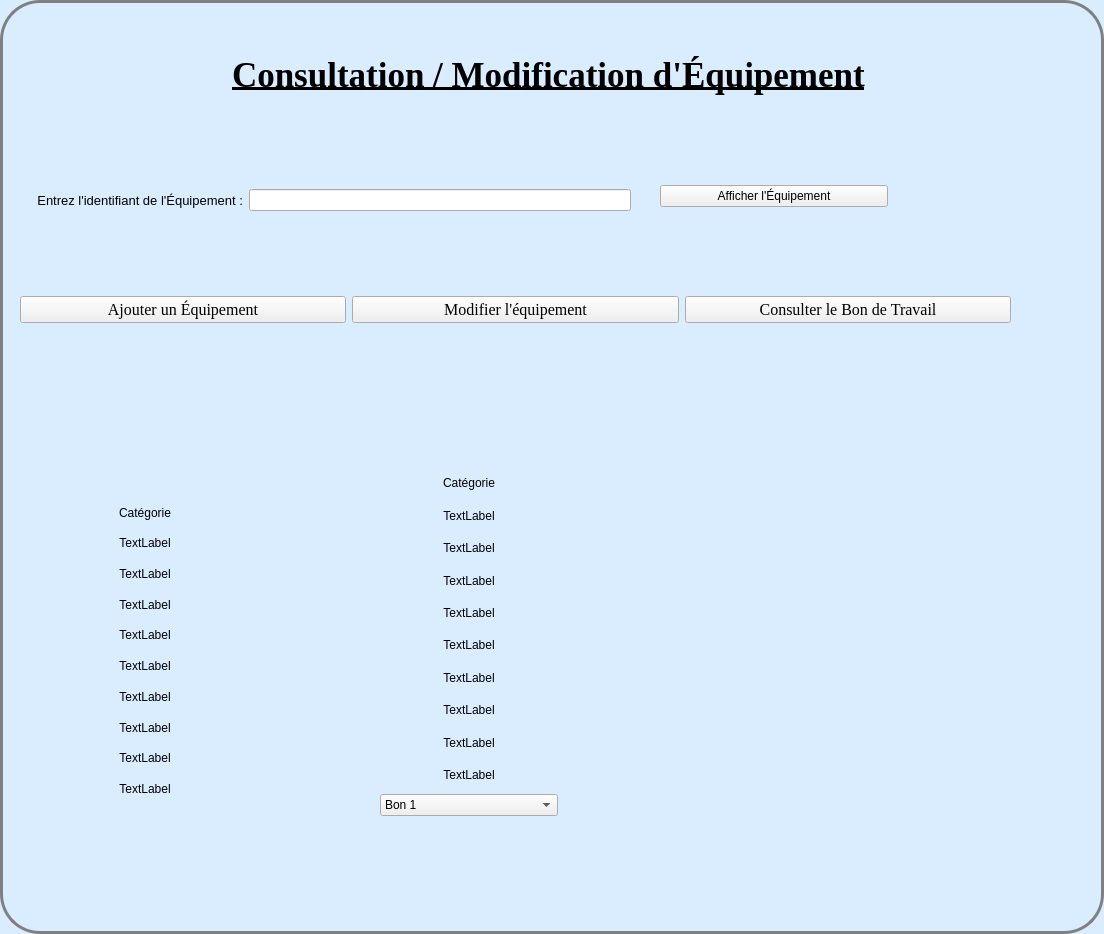
<?xml version="1.0" encoding="UTF-8"?>
<ui version="4.0">
 <class>MainFrame</class>
 <widget class="QWidget" name="MainFrame">
  <property name="geometry">
   <rect>
    <x>0</x>
    <y>0</y>
    <width>1104</width>
    <height>934</height>
   </rect>
  </property>
  <property name="windowTitle">
   <string>Form</string>
  </property>
  <property name="styleSheet">
   <string notr="true">#ConsultationEquip {
background: gray;
}

#MainFrame {
border: 3px solid gray;
border-radius: 40px;
background: rgb(217, 237, 255);
}</string>
  </property>
  <widget class="QWidget" name="horizontalLayoutWidget">
   <property name="geometry">
    <rect>
     <x>30</x>
     <y>160</y>
     <width>601</width>
     <height>80</height>
    </rect>
   </property>
   <layout class="QHBoxLayout" name="horizontalLayout_3">
    <item>
     <widget class="QLabel" name="label_6">
      <property name="font">
       <font>
        <pointsize>10</pointsize>
       </font>
      </property>
      <property name="text">
       <string>  Entrez l'identifiant de l'Équipement :</string>
      </property>
      <property name="alignment">
       <set>Qt::AlignCenter</set>
      </property>
     </widget>
    </item>
    <item>
     <widget class="QLineEdit" name="lineEdit"/>
    </item>
   </layout>
  </widget>
  <widget class="QWidget" name="horizontalLayoutWidget_2">
   <property name="geometry">
    <rect>
     <x>20</x>
     <y>270</y>
     <width>991</width>
     <height>80</height>
    </rect>
   </property>
   <layout class="QHBoxLayout" name="horizontalLayout_4">
    <item>
     <widget class="QPushButton" name="pushButton_8">
      <property name="font">
       <font>
        <family>Times New Roman</family>
        <pointsize>12</pointsize>
       </font>
      </property>
      <property name="text">
       <string>Ajouter un Équipement</string>
      </property>
      <property name="icon">
       <iconset>
        <normaloff>Add-icon.png</normaloff>Add-icon.png</iconset>
      </property>
      <property name="iconSize">
       <size>
        <width>60</width>
        <height>60</height>
       </size>
      </property>
     </widget>
    </item>
    <item>
     <widget class="QPushButton" name="pushButton_9">
      <property name="font">
       <font>
        <family>Times New Roman</family>
        <pointsize>12</pointsize>
       </font>
      </property>
      <property name="text">
       <string>Modifier l'équipement</string>
      </property>
      <property name="icon">
       <iconset>
        <normaloff>Modify-icon.png</normaloff>Modify-icon.png</iconset>
      </property>
      <property name="iconSize">
       <size>
        <width>60</width>
        <height>60</height>
       </size>
      </property>
     </widget>
    </item>
    <item>
     <widget class="QPushButton" name="pushButton_10">
      <property name="font">
       <font>
        <family>Times New Roman</family>
        <pointsize>12</pointsize>
       </font>
      </property>
      <property name="text">
       <string>Consulter le Bon de Travail</string>
      </property>
      <property name="icon">
       <iconset>
        <selectedon>view-icon2.png</selectedon>
       </iconset>
      </property>
      <property name="iconSize">
       <size>
        <width>60</width>
        <height>60</height>
       </size>
      </property>
     </widget>
    </item>
   </layout>
  </widget>
  <widget class="QWidget" name="">
   <property name="geometry">
    <rect>
     <x>13</x>
     <y>13</y>
     <width>1071</width>
     <height>124</height>
    </rect>
   </property>
   <layout class="QHBoxLayout" name="horizontalLayout">
    <item>
     <spacer name="horizontalSpacer">
      <property name="orientation">
       <enum>Qt::Horizontal</enum>
      </property>
      <property name="sizeHint" stdset="0">
       <size>
        <width>40</width>
        <height>20</height>
       </size>
      </property>
     </spacer>
    </item>
    <item>
     <widget class="QLabel" name="label">
      <property name="font">
       <font>
        <family>Times New Roman</family>
        <pointsize>26</pointsize>
        <weight>75</weight>
        <italic>false</italic>
        <bold>true</bold>
        <underline>true</underline>
       </font>
      </property>
      <property name="text">
       <string>Consultation / Modification d'Équipement</string>
      </property>
     </widget>
    </item>
    <item>
     <spacer name="horizontalSpacer_2">
      <property name="orientation">
       <enum>Qt::Horizontal</enum>
      </property>
      <property name="sizeHint" stdset="0">
       <size>
        <width>40</width>
        <height>20</height>
       </size>
      </property>
     </spacer>
    </item>
   </layout>
  </widget>
  <widget class="QWidget" name="">
   <property name="geometry">
    <rect>
     <x>110</x>
     <y>500</y>
     <width>70</width>
     <height>301</height>
    </rect>
   </property>
   <layout class="QVBoxLayout" name="verticalLayout">
    <item>
     <widget class="QLabel" name="label_5">
      <property name="text">
       <string>Catégorie</string>
      </property>
      <property name="alignment">
       <set>Qt::AlignCenter</set>
      </property>
     </widget>
    </item>
    <item>
     <widget class="QLabel" name="label_4">
      <property name="text">
       <string>TextLabel</string>
      </property>
      <property name="alignment">
       <set>Qt::AlignCenter</set>
      </property>
     </widget>
    </item>
    <item>
     <widget class="QLabel" name="label_7">
      <property name="text">
       <string>TextLabel</string>
      </property>
      <property name="alignment">
       <set>Qt::AlignCenter</set>
      </property>
     </widget>
    </item>
    <item>
     <widget class="QLabel" name="label_17">
      <property name="text">
       <string>TextLabel</string>
      </property>
      <property name="alignment">
       <set>Qt::AlignCenter</set>
      </property>
     </widget>
    </item>
    <item>
     <widget class="QLabel" name="label_8">
      <property name="text">
       <string>TextLabel</string>
      </property>
      <property name="alignment">
       <set>Qt::AlignCenter</set>
      </property>
     </widget>
    </item>
    <item>
     <widget class="QLabel" name="label_9">
      <property name="text">
       <string>TextLabel</string>
      </property>
      <property name="alignment">
       <set>Qt::AlignCenter</set>
      </property>
     </widget>
    </item>
    <item>
     <widget class="QLabel" name="label_10">
      <property name="text">
       <string>TextLabel</string>
      </property>
      <property name="alignment">
       <set>Qt::AlignCenter</set>
      </property>
     </widget>
    </item>
    <item>
     <widget class="QLabel" name="label_11">
      <property name="text">
       <string>TextLabel</string>
      </property>
      <property name="alignment">
       <set>Qt::AlignCenter</set>
      </property>
     </widget>
    </item>
    <item>
     <widget class="QLabel" name="label_12">
      <property name="text">
       <string>TextLabel</string>
      </property>
      <property name="alignment">
       <set>Qt::AlignCenter</set>
      </property>
     </widget>
    </item>
    <item>
     <widget class="QLabel" name="label_13">
      <property name="text">
       <string>TextLabel</string>
      </property>
      <property name="alignment">
       <set>Qt::AlignCenter</set>
      </property>
     </widget>
    </item>
   </layout>
  </widget>
  <widget class="QWidget" name="">
   <property name="geometry">
    <rect>
     <x>380</x>
     <y>470</y>
     <width>178</width>
     <height>346</height>
    </rect>
   </property>
   <layout class="QVBoxLayout" name="verticalLayout_3">
    <item>
     <widget class="QLabel" name="label_15">
      <property name="text">
       <string>Catégorie</string>
      </property>
      <property name="alignment">
       <set>Qt::AlignCenter</set>
      </property>
     </widget>
    </item>
    <item>
     <widget class="QLabel" name="label_16">
      <property name="text">
       <string>TextLabel</string>
      </property>
      <property name="alignment">
       <set>Qt::AlignCenter</set>
      </property>
     </widget>
    </item>
    <item>
     <widget class="QLabel" name="label_18">
      <property name="text">
       <string>TextLabel</string>
      </property>
      <property name="alignment">
       <set>Qt::AlignCenter</set>
      </property>
     </widget>
    </item>
    <item>
     <widget class="QLabel" name="label_19">
      <property name="text">
       <string>TextLabel</string>
      </property>
      <property name="alignment">
       <set>Qt::AlignCenter</set>
      </property>
     </widget>
    </item>
    <item>
     <widget class="QLabel" name="label_20">
      <property name="text">
       <string>TextLabel</string>
      </property>
      <property name="alignment">
       <set>Qt::AlignCenter</set>
      </property>
     </widget>
    </item>
    <item>
     <widget class="QLabel" name="label_21">
      <property name="text">
       <string>TextLabel</string>
      </property>
      <property name="alignment">
       <set>Qt::AlignCenter</set>
      </property>
     </widget>
    </item>
    <item>
     <widget class="QLabel" name="label_22">
      <property name="text">
       <string>TextLabel</string>
      </property>
      <property name="alignment">
       <set>Qt::AlignCenter</set>
      </property>
     </widget>
    </item>
    <item>
     <widget class="QLabel" name="label_23">
      <property name="text">
       <string>TextLabel</string>
      </property>
      <property name="alignment">
       <set>Qt::AlignCenter</set>
      </property>
     </widget>
    </item>
    <item>
     <widget class="QLabel" name="label_24">
      <property name="text">
       <string>TextLabel</string>
      </property>
      <property name="alignment">
       <set>Qt::AlignCenter</set>
      </property>
     </widget>
    </item>
    <item>
     <widget class="QLabel" name="label_25">
      <property name="text">
       <string>TextLabel</string>
      </property>
      <property name="alignment">
       <set>Qt::AlignCenter</set>
      </property>
     </widget>
    </item>
    <item>
     <widget class="QComboBox" name="comboBox">
      <property name="maxCount">
       <number>2147483645</number>
      </property>
      <property name="sizeAdjustPolicy">
       <enum>QComboBox::AdjustToContentsOnFirstShow</enum>
      </property>
      <item>
       <property name="text">
        <string>Bon 1</string>
       </property>
       <property name="icon">
        <iconset>
         <normaloff>maintenance-icon.png</normaloff>maintenance-icon.png</iconset>
       </property>
      </item>
      <item>
       <property name="text">
        <string>Bon 2</string>
       </property>
      </item>
      <item>
       <property name="text">
        <string>Bon 3</string>
       </property>
      </item>
     </widget>
    </item>
   </layout>
  </widget>
  <widget class="QWidget" name="">
   <property name="geometry">
    <rect>
     <x>660</x>
     <y>160</y>
     <width>228</width>
     <height>73</height>
    </rect>
   </property>
   <layout class="QHBoxLayout" name="horizontalLayout_2">
    <item>
     <widget class="QPushButton" name="pushButton_4">
      <property name="text">
       <string>Afficher l'Équipement</string>
      </property>
      <property name="icon">
       <iconset>
        <normaloff>Refresh-icon.png</normaloff>Refresh-icon.png</iconset>
      </property>
      <property name="iconSize">
       <size>
        <width>60</width>
        <height>60</height>
       </size>
      </property>
     </widget>
    </item>
   </layout>
  </widget>
 </widget>
 <resources/>
 <connections/>
</ui>
